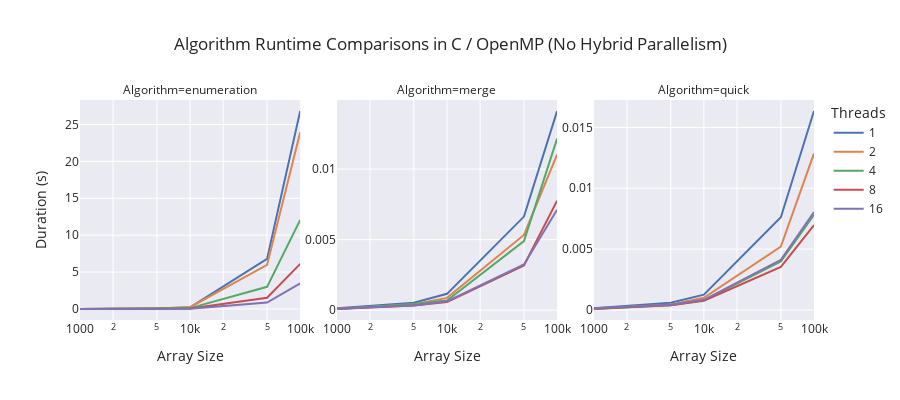

Notebook code for this chart:
### Code cell
fig = px.line(
    df.loc[
        (df['Construct'] != 'sections') &
        (df['Size'] <= 100000)
    ],
    x='Size', y='Duration', color='Threads',
    facet_col='Algorithm', facet_col_wrap=3,
    facet_col_spacing=0.05,
#     facet_row='Construct',
    template='seaborn',
    log_x=True,
#     log_y=True,
    title='Algorithm Runtime Comparisons in C / OpenMP (No Hybrid Parallelism)',
    height=400,
    labels={
        "Duration": "Duration (s)",
        "Size": "Array Size",
     },
)

fig.update_yaxes(matches=None)
fig.update_yaxes(showticklabels=True, col=2) # assuming second facet
fig.update_yaxes(showticklabels=True, col=3) # assuming third facet
fig.show()

### Figure 1 — Plotly figure (JSON) as saved in the notebook; plotly's stock layout.template omitted (floating-point values rounded to 4 significant figures)
{"data": [{"hovertemplate": "Threads=1<br>Algorithm=enumeration<br>Array Size=%{x}<br>Duration (s)=%{y}<extra></extra>", "legendgroup": "1", "line": {"color": "rgb(76,114,176)", "dash": "solid"}, "mode": "lines", "name": "1", "orientation": "v", "showlegend": true, "type": "scatter", "x": [1000, 5000, 10000, 50000, 100000], "xaxis": "x", "y": [0.003027, 0.05277, 0.2223, 6.792, 26.83], "yaxis": "y"}, {"hovertemplate": "Threads=1<br>Algorithm=merge<br>Array Size=%{x}<br>Duration (s)=%{y}<extra></extra>", "legendgroup": "1", "line": {"color": "rgb(76,114,176)", "dash": "solid"}, "mode": "lines", "name": "1", "orientation": "v", "showlegend": false, "type": "scatter", "x": [1000, 5000, 10000, 50000, 100000], "xaxis": "x2", "y": [0.0001424, 0.0005351, 0.00116, 0.006633, 0.01411], "yaxis": "y2"}, {"hovertemplate": "Threads=1<br>Algorithm=quick<br>Array Size=%{x}<br>Duration (s)=%{y}<extra></extra>", "legendgroup": "1", "line": {"color": "rgb(76,114,176)", "dash": "solid"}, "mode": "lines", "name": "1", "orientation": "v", "showlegend": false, "type": "scatter", "x": [1000, 5000, 10000, 50000, 100000], "xaxis": "x3", "y": [0.0001493, 0.0005887, 0.001257, 0.007615, 0.01635], "yaxis": "y3"}, {"hovertemplate": "Threads=2<br>Algorithm=enumeration<br>Array Size=%{x}<br>Duration (s)=%{y}<extra></extra>", "legendgroup": "2", "line": {"color": "rgb(221,132,82)", "dash": "solid"}, "mode": "lines", "name": "2", "orientation": "v", "showlegend": true, "type": "scatter", "x": [1000, 5000, 10000, 50000, 100000], "xaxis": "x", "y": [0.002467, 0.06016, 0.2401, 5.973, 23.93], "yaxis": "y"}, {"hovertemplate": "Threads=2<br>Algorithm=merge<br>Array Size=%{x}<br>Duration (s)=%{y}<extra></extra>", "legendgroup": "2", "line": {"color": "rgb(221,132,82)", "dash": "solid"}, "mode": "lines", "name": "2", "orientation": "v", "showlegend": false, "type": "scatter", "x": [1000, 5000, 10000, 50000, 100000], "xaxis": "x2", "y": [8.816e-05, 0.0004303, 0.0008731, 0.005333, 0.01102], "yaxis": "y2"}, {"hovertemplate": "Threads=2<br>Algorithm=quick<br>Array Size=%{x}<br>Duration (s)=%{y}<extra></extra>", "legendgroup": "2", "line": {"color": "rgb(221,132,82)", "dash": "solid"}, "mode": "lines", "name": "2", "orientation": "v", "showlegend": false, "type": "scatter", "x": [1000, 5000, 10000, 50000, 100000], "xaxis": "x3", "y": [8.404e-05, 0.0004543, 0.001008, 0.00521, 0.01286], "yaxis": "y3"}, {"hovertemplate": "Threads=4<br>Algorithm=enumeration<br>Array Size=%{x}<br>Duration (s)=%{y}<extra></extra>", "legendgroup": "4", "line": {"color": "rgb(85,168,104)", "dash": "solid"}, "mode": "lines", "name": "4", "orientation": "v", "showlegend": true, "type": "scatter", "x": [1000, 5000, 10000, 50000, 100000], "xaxis": "x", "y": [0.001239, 0.03018, 0.1216, 3.006, 12.06], "yaxis": "y"}, {"hovertemplate": "Threads=4<br>Algorithm=merge<br>Array Size=%{x}<br>Duration (s)=%{y}<extra></extra>", "legendgroup": "4", "line": {"color": "rgb(85,168,104)", "dash": "solid"}, "mode": "lines", "name": "4", "orientation": "v", "showlegend": false, "type": "scatter", "x": [1000, 5000, 10000, 50000, 100000], "xaxis": "x2", "y": [8.636e-05, 0.000438, 0.0006853, 0.004892, 0.01216], "yaxis": "y2"}, {"hovertemplate": "Threads=4<br>Algorithm=quick<br>Array Size=%{x}<br>Duration (s)=%{y}<extra></extra>", "legendgroup": "4", "line": {"color": "rgb(85,168,104)", "dash": "solid"}, "mode": "lines", "name": "4", "orientation": "v", "showlegend": false, "type": "scatter", "x": [1000, 5000, 10000, 50000, 100000], "xaxis": "x3", "y": [8.154e-05, 0.0003962, 0.0007983, 0.003991, 0.007813], "yaxis": "y3"}, {"hovertemplate": "Threads=8<br>Algorithm=enumeration<br>Array Size=%{x}<br>Duration (s)=%{y}<extra></extra>", "legendgroup": "8", "line": {"color": "rgb(196,78,82)", "dash": "solid"}, "mode": "lines", "name": "8", "orientation": "v", "showlegend": true, "type": "scatter", "x": [1000, 5000, 10000, 50000, 100000], "xaxis": "x", "y": [0.0006445, 0.01538, 0.0614, 1.532, 6.116], "yaxis": "y"}, {"hovertemplate": "Threads=8<br>Algorithm=merge<br>Array Size=%{x}<br>Duration (s)=%{y}<extra></extra>", "legendgroup": "8", "line": {"color": "rgb(196,78,82)", "dash": "solid"}, "mode": "lines", "name": "8", "orientation": "v", "showlegend": false, "type": "scatter", "x": [1000, 5000, 10000, 50000, 100000], "xaxis": "x2", "y": [8.667e-05, 0.0003371, 0.0005787, 0.003167, 0.007759], "yaxis": "y2"}, {"hovertemplate": "Threads=8<br>Algorithm=quick<br>Array Size=%{x}<br>Duration (s)=%{y}<extra></extra>", "legendgroup": "8", "line": {"color": "rgb(196,78,82)", "dash": "solid"}, "mode": "lines", "name": "8", "orientation": "v", "showlegend": false, "type": "scatter", "x": [1000, 5000, 10000, 50000, 100000], "xaxis": "x3", "y": [0.0001054, 0.0003957, 0.0007558, 0.00354, 0.006974], "yaxis": "y3"}, {"hovertemplate": "Threads=16<br>Algorithm=enumeration<br>Array Size=%{x}<br>Duration (s)=%{y}<extra></extra>", "legendgroup": "16", "line": {"color": "rgb(129,114,179)", "dash": "solid"}, "mode": "lines", "name": "16", "orientation": "v", "showlegend": true, "type": "scatter", "x": [1000, 5000, 10000, 50000, 100000], "xaxis": "x", "y": [0.0003995, 0.008908, 0.03554, 0.8777, 3.459], "yaxis": "y"}, {"hovertemplate": "Threads=16<br>Algorithm=merge<br>Array Size=%{x}<br>Duration (s)=%{y}<extra></extra>", "legendgroup": "16", "line": {"color": "rgb(129,114,179)", "dash": "solid"}, "mode": "lines", "name": "16", "orientation": "v", "showlegend": false, "type": "scatter", "x": [1000, 5000, 10000, 50000, 100000], "xaxis": "x2", "y": [0.0001067, 0.0003355, 0.0006278, 0.003238, 0.007116], "yaxis": "y2"}, {"hovertemplate": "Threads=16<br>Algorithm=quick<br>Array Size=%{x}<br>Duration (s)=%{y}<extra></extra>", "legendgroup": "16", "line": {"color": "rgb(129,114,179)", "dash": "solid"}, "mode": "lines", "name": "16", "orientation": "v", "showlegend": false, "type": "scatter", "x": [1000, 5000, 10000, 50000, 100000], "xaxis": "x3", "y": [0.000133, 0.000439, 0.0008376, 0.004121, 0.008051], "yaxis": "y3"}], "layout": {"annotations": [{"font": {}, "showarrow": false, "text": "Algorithm=enumeration", "x": 0.15, "xanchor": "center", "xref": "paper", "y": 1, "yanchor": "bottom", "yref": "paper"}, {"font": {}, "showarrow": false, "text": "Algorithm=merge", "x": 0.5, "xanchor": "center", "xref": "paper", "y": 1, "yanchor": "bottom", "yref": "paper"}, {"font": {}, "showarrow": false, "text": "Algorithm=quick", "x": 0.85, "xanchor": "center", "xref": "paper", "y": 1, "yanchor": "bottom", "yref": "paper"}], "height": 400, "legend": {"title": {"text": "Threads"}, "tracegroupgap": 0}, "title": {"text": "Algorithm Runtime Comparisons in C / OpenMP (No Hybrid Parallelism)"}, "xaxis": {"anchor": "y", "domain": [0, 0.3], "title": {"text": "Array Size"}, "type": "log"}, "xaxis2": {"anchor": "y2", "domain": [0.35, 0.65], "matches": "x", "title": {"text": "Array Size"}, "type": "log"}, "xaxis3": {"anchor": "y3", "domain": [0.7, 1], "matches": "x", "title": {"text": "Array Size"}, "type": "log"}, "yaxis": {"anchor": "x", "domain": [0, 1], "title": {"text": "Duration (s)"}}, "yaxis2": {"anchor": "x2", "domain": [0, 1], "showticklabels": true}, "yaxis3": {"anchor": "x3", "domain": [0, 1], "showticklabels": true}}}
